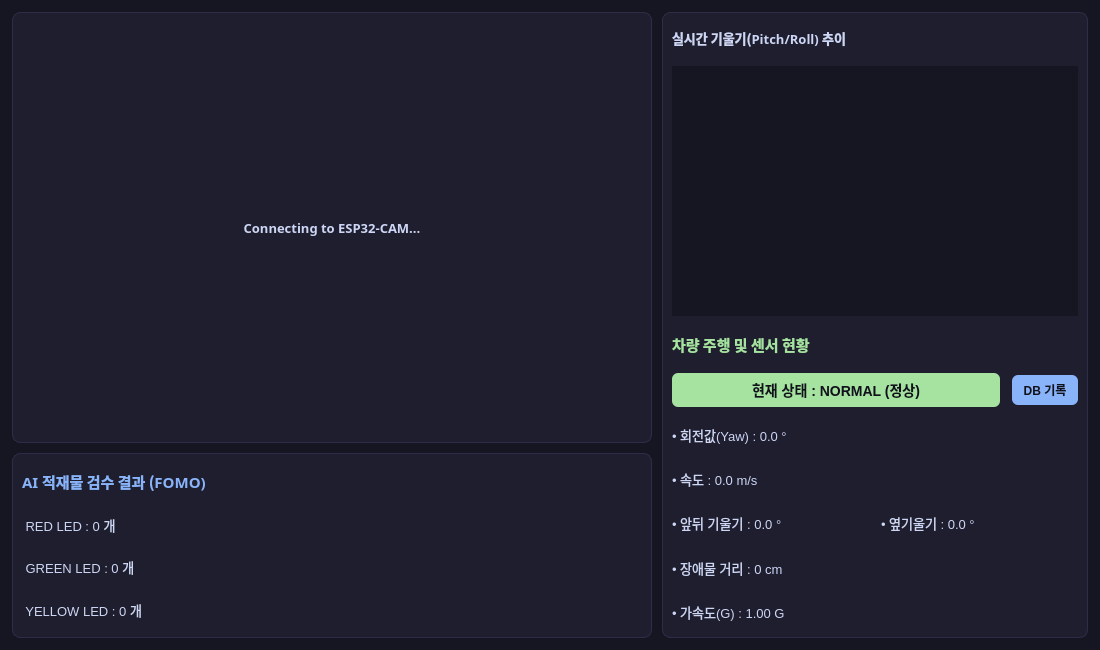
<?xml version="1.0" encoding="UTF-8"?>
<ui version="4.0">
 <class>Dashboard</class>
 <widget class="QWidget" name="Dashboard">
  <property name="geometry">
   <rect>
    <x>0</x>
    <y>0</y>
    <width>1100</width>
    <height>650</height>
   </rect>
  </property>
  <property name="windowTitle">
   <string>스마트 물류 카트 관제 시스템 (Control Dashboard)</string>
  </property>
  <property name="styleSheet">
   <string notr="true">
QWidget { background-color: #161622; color: #cdd6f4; font-family: "Malgun Gothic", "Segoe UI", sans-serif; }
QFrame#frame_video, QFrame#frame_ai, QFrame#frame_sensor { background-color: #1e1e2f; border: 1px solid #2d2d48; border-radius: 8px; }
QLabel { background-color: transparent; color: #cdd6f4; font-size: 13px; }
QLabel#lbl_status { background-color: #a6e3a1; color: #11111b; font-weight: bold; font-size: 14px; border-radius: 6px; padding: 6px; }
QPushButton#btn_db_log { background-color: #89b4fa; color: #11111b; font-weight: bold; border-radius: 6px; padding: 6px; }
QPushButton#btn_db_log:hover { background-color: #74c7ec; }
   </string>
  </property>
  <layout class="QVBoxLayout" name="mainLayout">
   <property name="spacing"><number>10</number></property>
   <property name="leftMargin"><number>12</number></property>
   <property name="topMargin"><number>12</number></property>
   <property name="rightMargin"><number>12</number></property>
   <property name="bottomMargin"><number>12</number></property>
   <item>
    <layout class="QHBoxLayout" name="topLayout" stretch="6,4">
     <property name="spacing"><number>10</number></property>
     <item>
      <layout class="QVBoxLayout" name="leftLayout" stretch="7,3">
       <property name="spacing"><number>10</number></property>
       <item>
        <widget class="QFrame" name="frame_video">
         <layout class="QVBoxLayout" name="videoLayout">
          <item>
           <widget class="QLabel" name="video_label">
            <property name="font">
             <font><family>Malgun Gothic</family><weight>75</weight><bold>true</bold></font>
            </property>
            <property name="text"><string>Connecting to ESP32-CAM...</string></property>
            <property name="alignment"><set>Qt::AlignCenter</set></property>
           </widget>
          </item>
         </layout>
        </widget>
       </item>
       <item>
        <widget class="QFrame" name="frame_ai">
         <layout class="QVBoxLayout" name="aiLayout">
          <property name="spacing"><number>6</number></property>
          <item>
           <widget class="QLabel" name="lbl_ai_title">
            <property name="font">
             <font><family>Malgun Gothic</family><weight>75</weight><bold>true</bold></font>
            </property>
            <property name="text"><string>AI 적재물 검수 결과 (FOMO)</string></property>
            <property name="styleSheet"><string notr="true">color: #89b4fa; font-size: 15px;</string></property>
           </widget>
          </item>
          <item>
           <widget class="QLabel" name="lbl_red">
            <property name="text"><string> RED LED : 0 개</string></property>
           </widget>
	  </item>
	  <item>
	   <widget class="QLabel" name="lbl_green">
	    <property name="text"><string> GREEN LED : 0 개</string></property>
	   </widget>
	  </item>
          <item>
           <widget class="QLabel" name="lbl_yellow">
            <property name="text"><string> YELLOW LED : 0 개</string></property>
           </widget>
          </item>
         </layout>
        </widget>
       </item>
      </layout>
     </item>
     <item>
      <widget class="QFrame" name="frame_sensor">
       <layout class="QVBoxLayout" name="sensorLayout">
        <property name="spacing"><number>12</number></property>
        <item>
         <widget class="QLabel" name="lbl_graph_title">
          <property name="font">
           <font><family>Malgun Gothic</family><weight>75</weight><bold>true</bold></font>
          </property>
          <property name="text"><string>실시간 기울기(Pitch/Roll) 추이</string></property>
         </widget>
        </item>
        <item>
         <widget class="QWidget" name="graph_widget" native="true">
          <property name="minimumSize">
           <size><width>0</width><height>250</height></size>
          </property>
         </widget>
        </item>
        <item>
         <widget class="QLabel" name="lbl_sensor_title">
          <property name="font">
           <font><family>Malgun Gothic</family><weight>75</weight><bold>true</bold></font>
          </property>
          <property name="text"><string>차량 주행 및 센서 현황</string></property>
          <property name="styleSheet"><string notr="true">color: #a6e3a1; font-size: 15px;</string></property>
         </widget>
        </item>
        <item>
         <layout class="QHBoxLayout" name="statusLayout" stretch="5,1">
          <item>
           <widget class="QLabel" name="lbl_status">
            <property name="text"><string>현재 상태 : NORMAL (정상)</string></property>
            <property name="alignment"><set>Qt::AlignCenter</set></property>
           </widget>
          </item>
          <item>
           <widget class="QPushButton" name="btn_db_log">
            <property name="text"><string>DB 기록</string></property>
            <property name="cursor"><cursorShape>PointingHandCursor</cursorShape></property>
           </widget>
          </item>
         </layout>
        </item>
        <item>
         <widget class="QLabel" name="lbl_yaw">
          <property name="text"><string>• 회전값(Yaw) : 0.0 °</string></property>
         </widget>
        </item>
        <item>
         <widget class="QLabel" name="lbl_speed">
          <property name="text"><string>• 속도 : 0.0 m/s</string></property>
         </widget>
        </item>
        <item>
         <layout class="QHBoxLayout" name="tiltLayout">
          <item>
           <widget class="QLabel" name="lbl_tilt">
            <property name="text"><string>• 앞뒤 기울기 : 0.0 °</string></property>
           </widget>
          </item>
          <item>
           <widget class="QLabel" name="lbl_tilt_side">
            <property name="text"><string>• 옆기울기 : 0.0 °</string></property>
           </widget>
          </item>
         </layout>
        </item>
        <item>
         <widget class="QLabel" name="lbl_dist">
          <property name="text"><string>• 장애물 거리 : 0 cm</string></property>
         </widget>
        </item>
        <item>
         <widget class="QLabel" name="lbl_g">
          <property name="text"><string>• 가속도(G) : 1.00 G</string></property>
         </widget>
        </item>
       </layout>
      </widget>
     </item>
    </layout>
   </item>
  </layout>
 </widget>
 <resources/>
 <connections/>
</ui>
